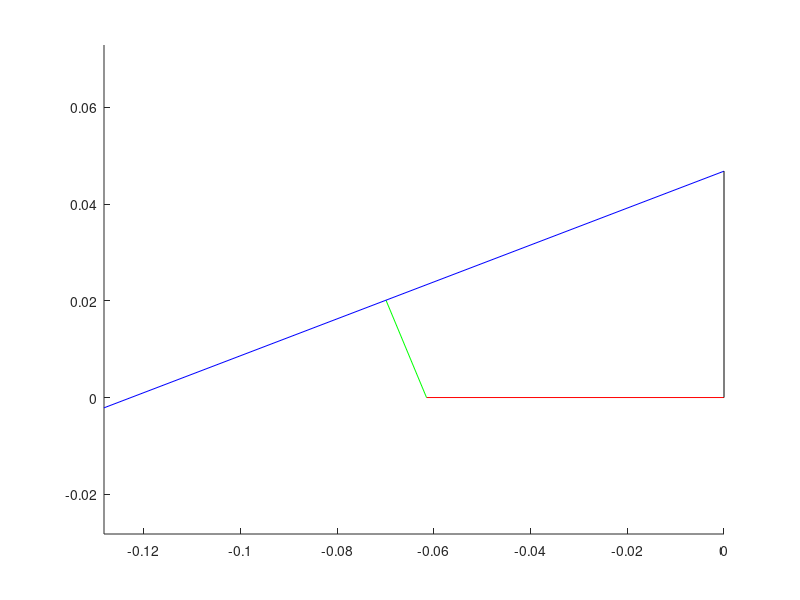

This chart was generated by the following MATLAB code:
clc
close all

%% define lengthes in four bar mechanism

ll_Body = 0;
ll_l1 = 0.0615;
ll_l2 = 0.0218;
ll_l3 = 0.0748;
ll_l4 = 0.0468;
ll_l5 = 0.0624;

check = [ll_l1 ll_l2 ll_l3 ll_l4];
flag = sum(check)- 2*(min(check) + max(check));

if flag > 0;
    disp('four bar mechanism constraint is satisfied')
else
        disp('four bar mechanism constraint is NOT satisfied')
        
end



P(1) = 4*ll_l1^2+4*ll_l4^2;
P(2) = -4*ll_l1^2*ll_l4+4*ll_l4*ll_l3^2-4*ll_l4^3-4*ll_l4*ll_l2^2;
P(3) = ll_l2^4+ll_l1^4-2*ll_l1^2*ll_l2^2+ll_l3^4+2*ll_l1^2*ll_l4^2-2*ll_l1^2*ll_l3^2-2*ll_l3^2*ll_l2^2-2*ll_l4^2*ll_l3^2+2*ll_l4^2*ll_l2^2+ll_l4^4;
RO = roots(P);
XX = (RO.*(2*ll_l4)  -ll_l4^2+ll_l3^2+ll_l1^2-ll_l2^2)./2./ll_l1; 
YY = RO;

ind = 1;
XX = XX(ind);
YY = YY(ind);

XX = ll_Body + XX;
%%% setting simmechanics parameters

%%%%%%%%%%%%%%% L1 %%%%%%%%%%%%%%%%%%%%%%
L1_CS1 = [0 0 0];
L1_CS2 = [-ll_Body 0 0];
L1_CS3 = [-ll_Body-ll_l1 0 0];
L1_l = ll_Body + ll_l1;
L1_CG = [-L1_l/2 0 0];
L1_m = 0.5;
L1_inertia = 1/12*L1_m*L1_l^2;

%%%%%%%%%%%%%%% L2 %%%%%%%%%%%%%%%%%%%%%%
L2_CS1 = [-L1_l 0 0];
L2_CS2 = [-XX YY 0];
L2_CG = (L2_CS1 + L2_CS2)./2;
L2_m = 0.1;
L2_inertia = 1/12*L2_m*ll_l2^2;

%%%%%%%%%%%%%%% L3 %%%%%%%%%%%%%%%%%%%%%%
L3_CS1 = [-ll_Body ll_l4 0];
L3_CS2 = [-XX YY 0];
extension = (ll_l5+ll_l3)/ll_l3;
L3_CS3 = L3_CS1 + extension.*(L3_CS2-L3_CS1);
L3_CG = (L3_CS1 + L3_CS3)./2;
L3_m = 0.1;
L3_inertia = 1/12*L2_m*ll_l2^2;

%%%%%%%%%%%%%%% L4 %%%%%%%%%%%%%%%%%%%%%%
L4_CS1 = [-ll_Body 0 0];
L4_CS2 = [-ll_Body ll_l4 0];
L4_CG  = [-ll_Body ll_l4/2 0];
L4_m = 0.1;
L4_inertia = 1/12*L4_m*ll_l4^2;


%%%%% draw simple lines %%%%%%%%%

figure;
hold on
plot([L1_CS1(1) L1_CS3(1)],[L1_CS1(2) L1_CS3(2)],'r')
plot([L2_CS1(1) L2_CS2(1)],[L2_CS1(2) L2_CS2(2)],'g')
plot([L3_CS1(1) L3_CS3(1)],[L3_CS1(2) L3_CS3(2)],'b')
plot([L4_CS1(1) L4_CS2(1)],[L4_CS1(2) L4_CS2(2)],'k')
 axis equal
%%
l3_angle_0 = atan2(ll_l4-YY,XX-ll_Body);
water_level = -0.03;
